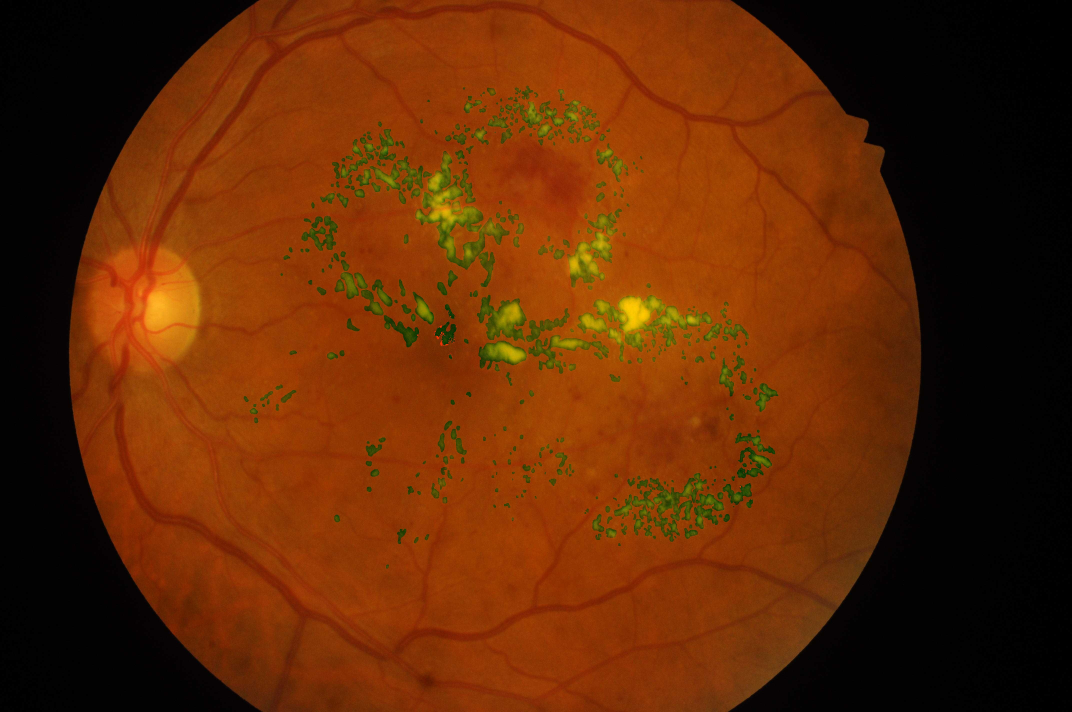
#> input picture src/visualization/test.jpg, 4288 x 2848 px (shown at 1/4 size)
$ python -i data_transform.py   (imports and definitions only)
#> lines starting #> are read from the running program, lines starting #| are printed output that depends on the picture; after the words box and inside, x2 and y2 are one past the last pixel; in counts of white or black regions, pixels touching at a corner belong together
import albumentations as A
import cv2
import numpy as np
from typing import Tuple

__all__ = ['BaseTransform',
        'EasyTransform',
        'EasyTransform_v2',
        'MediumTransform' ,
        'NormalTransform',
        'AdvancedTransform',
        'load_ben_color']

class BaseTransform(object):

    def __init__(self, image_size: int = 1024, preprocessing_fn=None):
        self.image_size = image_size
        self.preprocessing_fn = preprocessing_fn

    def pre_transform(self):
        raise NotImplementedError()

    def hard_transform(self):
        raise NotImplementedError()

    def resize_transforms(self):
        raise NotImplementedError()

    # [16 lines left out: functions _get_compose, train_transform, validation_transform, not called in this run]

    def test_transform(self):
        return self.validation_transform()

    # [4 lines left out: function get_preprocessing, not called in this run]

class NormalTransform(BaseTransform):
    def __init__(self, *args, **kwargs):
        super(NormalTransform, self).__init__(*args, **kwargs)

    # [14 lines left out: functions hard_transform, resize_transforms, not called in this run]

    def pre_transform(self):
        return self.resize_transforms()

class EasyTransform(NormalTransform):
    def __init__(self, *args, **kwargs):
        super(EasyTransform, self).__init__(*args, **kwargs)

    # [14 lines left out: function hard_transform, not called in this run]

class EasyTransform_v2(NormalTransform):
    def __init__(self, *args, **kwargs):
        super(EasyTransform_v2, self).__init__(*args, **kwargs)

    # [13 lines left out: function hard_transform, not called in this run]

class MediumTransform(NormalTransform):
    def __init__(self, *args, **kwargs):
        super(MediumTransform, self).__init__(*args, **kwargs)

    # [15 lines left out: function hard_transform, not called in this run]

class AdvancedTransform(NormalTransform):
    def __init__(self, *args, **kwargs):
        super(AdvancedTransform, self).__init__(*args, **kwargs)

    # [18 lines left out: function hard_transform, not called in this run]

def crop_image_from_gray(img,tol=7):
#> called with tol = 7
    if img.ndim ==2:
        mask = img>tol
        return img[np.ix_(mask.any(1),mask.any(0))]
    elif img.ndim==3:
        gray_img = cv2.cvtColor(img, cv2.COLOR_RGB2GRAY)
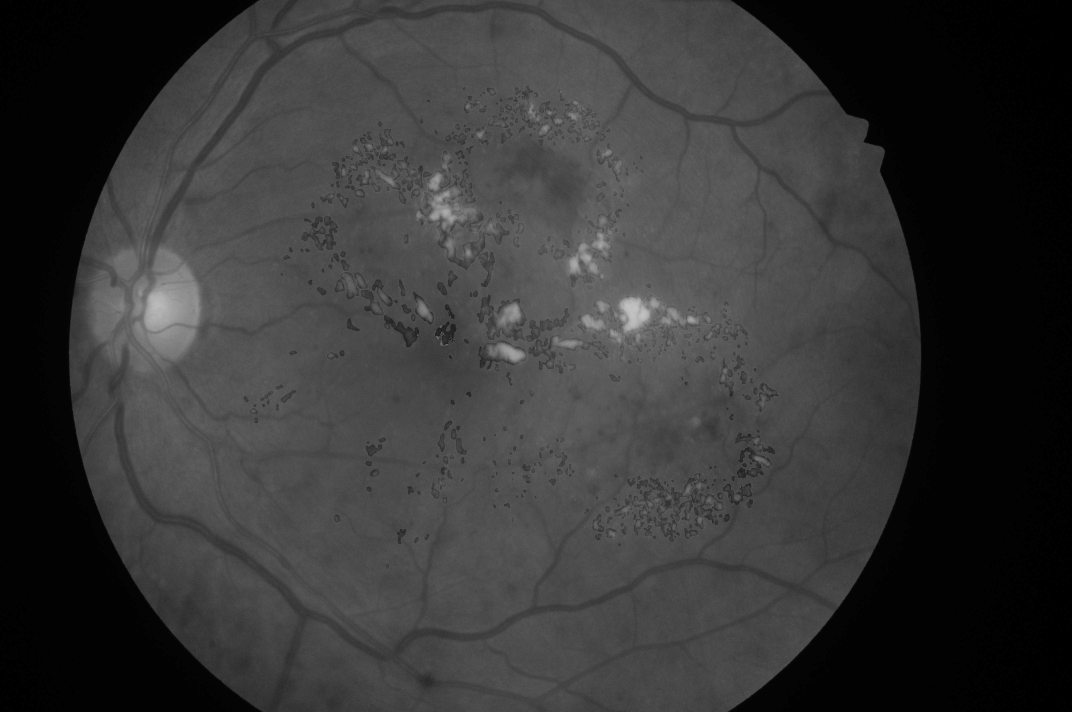
#> gray_img: shape (2848, 4288) (shown at 1/4 size); min 0, max 197, mean 53.6
        mask = gray_img>tol
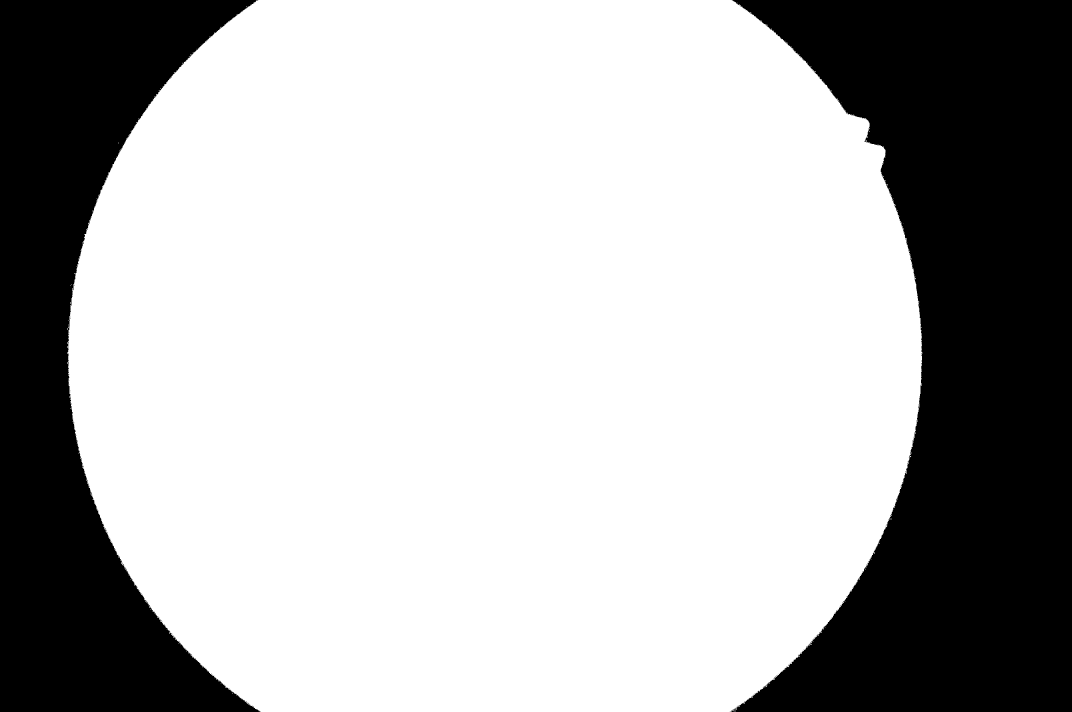
#> mask: shape (2848, 4288) bool (shown at 1/4 size); 69.2% white; 77 black regions (75 under 20 px), largest, box (x1, y1, x2, y2) and area: (2922, 0, 4288, 2848) 2344949, (0, 0, 1040, 2848) 1422116

        check_shape = img[:,:,0][np.ix_(mask.any(1),mask.any(0))].shape[0]
#> check_shape = 2848
        if (check_shape == 0): # image is too dark so that we crop out everything,
            return img # return original image
        else:
            img1=img[:,:,0][np.ix_(mask.any(1),mask.any(0))]
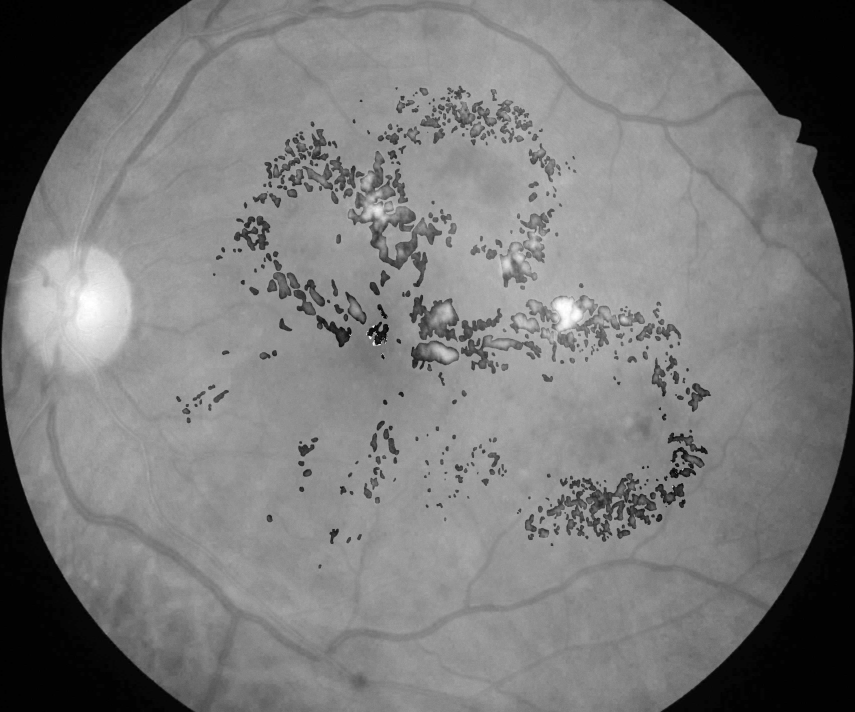
#> img1: shape (2848, 3419) (shown at 1/4 size); min 0, max 255, mean 121.4
            img2=img[:,:,1][np.ix_(mask.any(1),mask.any(0))]
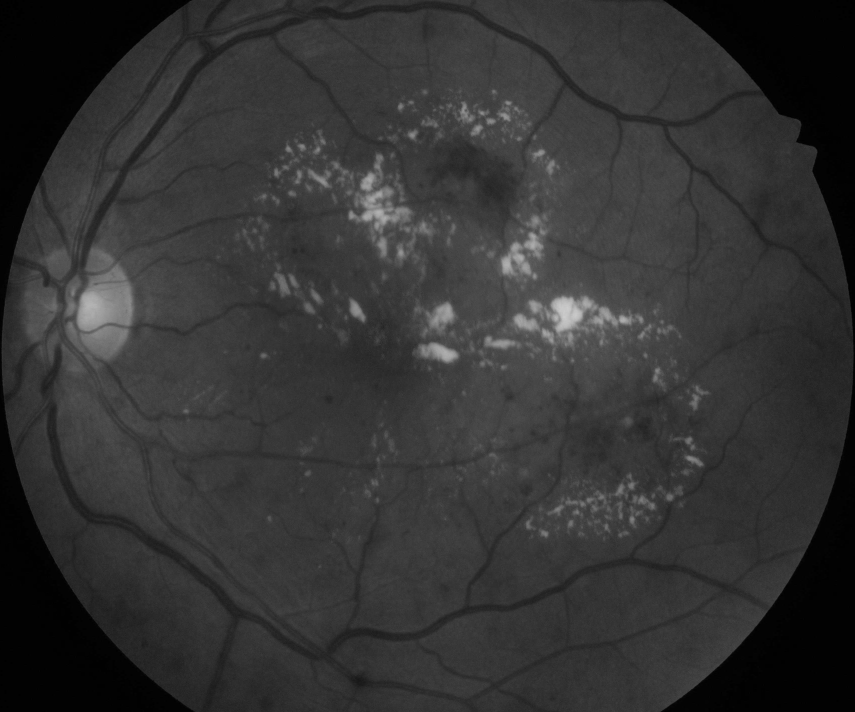
#> img2: shape (2848, 3419) (shown at 1/4 size); min 0, max 205, mean 51.1
            img3=img[:,:,2][np.ix_(mask.any(1),mask.any(0))]
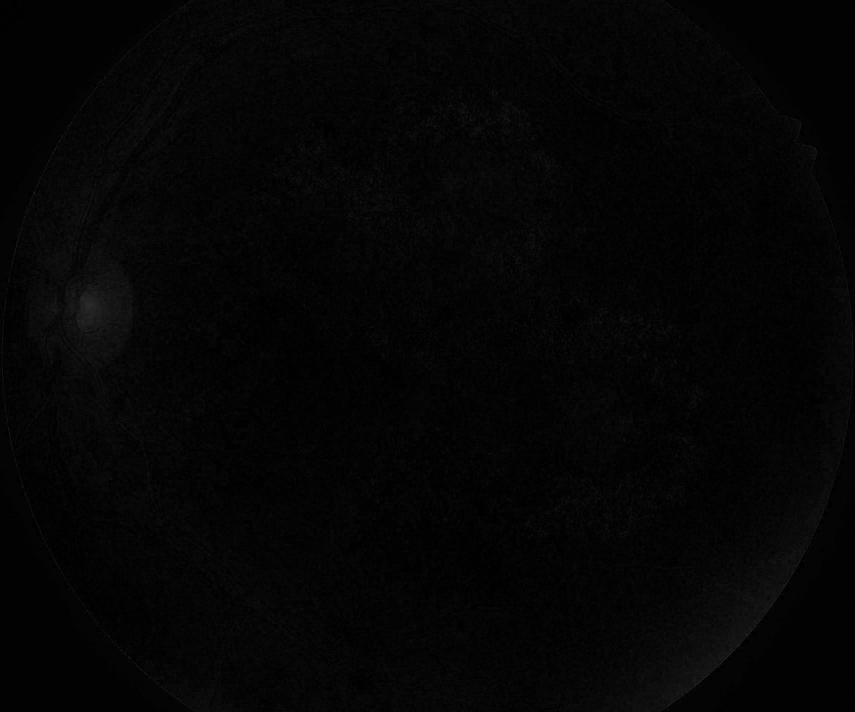
#> img3: shape (2848, 3419) (shown at 1/4 size); min 0, max 70, mean 4.6
            img = np.stack([img1,img2,img3],axis=-1)
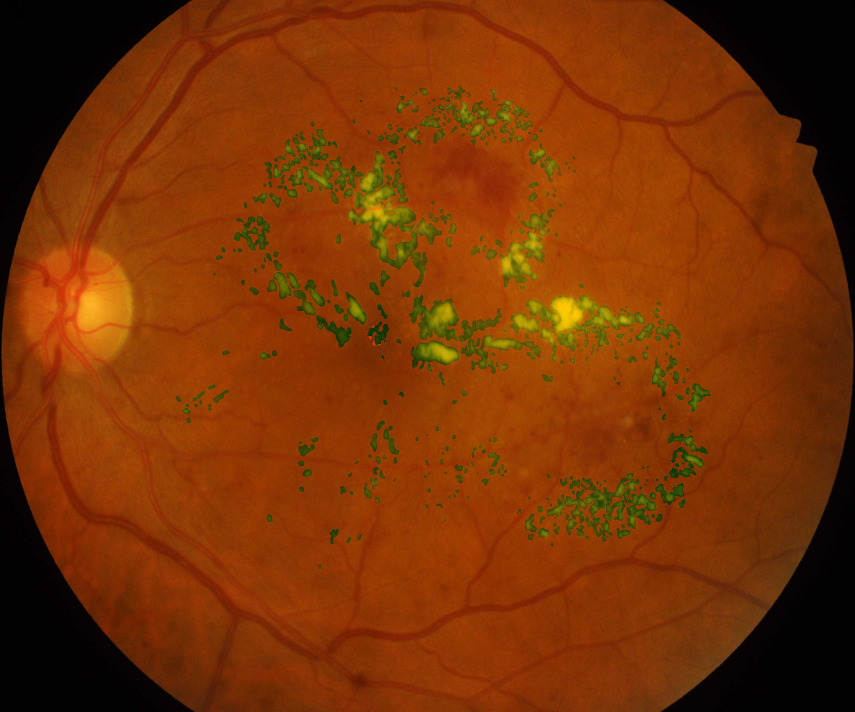
#> img: shape (2848, 3419, 3) (shown at 1/4 size); mean R, G, B 121.4, 51.1, 4.6
        return img

def load_ben_color(image, sigmaX=10, img_size: Tuple[int] = (256, 256) ):
    image = crop_image_from_gray(image)
    image = cv2.resize(image, (img_size[0], img_size[1]))
    image=cv2.addWeighted ( image,4, cv2.GaussianBlur( image , (0,0) , sigmaX) ,-4 ,128)
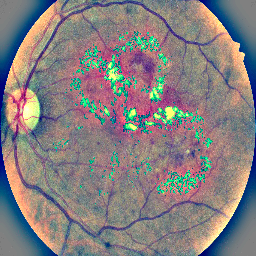
#> image: shape (256, 256, 3); mean R, G, B 133.8, 126.5, 128

    return image

>>> import cv2
>>> picture = cv2.cvtColor(cv2.imread('../visualization/test.jpg'), cv2.COLOR_BGR2RGB)
>>> result = load_ben_color(picture)
